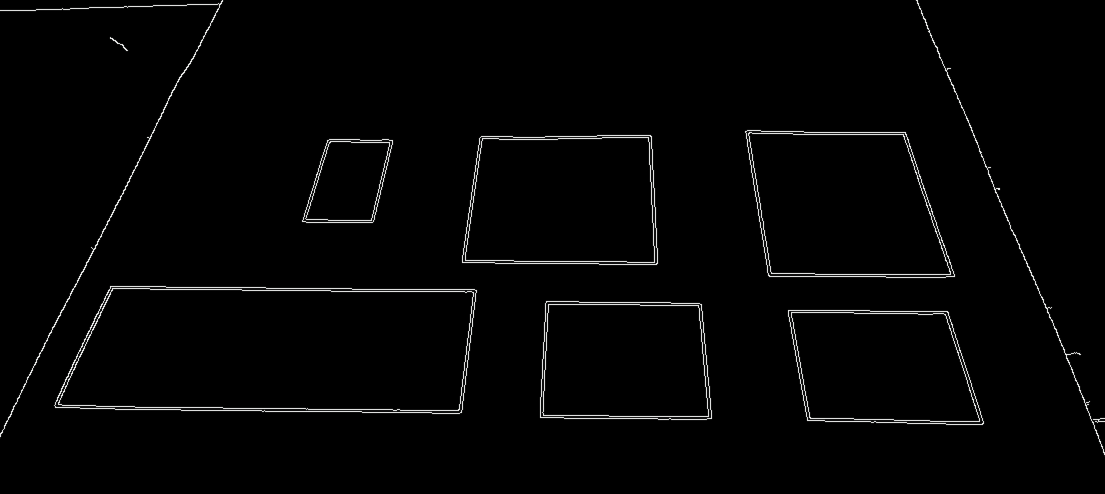
#> input picture daniel3.png, 2210 x 988 px, given in place of the camera (shown at 1/2 size)
$ python backup.py   (older library calls are emulated)
#> lines starting #> are read from the running program, lines starting #| are printed output that depends on the picture; after the words box and inside, x2 and y2 are one past the last pixel; in counts of white or black regions, pixels touching at a corner belong together
### detect_shapes.py
import numpy as np
import cv2
from boundingpoly import BoundingPoly

# Documentation
# https://docs.opencv.org/3.3.1/d4/d73/tutorial_py_contours_begin.html
# https://docs.opencv.org/3.3.1/d4/d73/tutorial_py_contours_begin.html
# https://docs.opencv.org/3.3.1/d6/d6e/group__imgproc__draw.html#ga746c0625f1781f1ffc9056259103edbc

class ShapeDetector:
    def __init__(self,left,right,top,bottom):
        self.bounding_boxes = []
        self.left = left
        self.right = right
        self.top = top
        self.bottom = bottom
    #img = cv2.imread(img)
   # gray = cv2.cvtColor(img, cv2.COLOR_BGR2GRAY)

    def find_bounding_boxes(self,gray_img):
        #ret,thresh = cv2.threshold(gray,127,255,1)
        self.bounding_boxes = []
        #newimg,contours,h = cv2.findContours(gray,1,cv2.CHAIN_APPROX_SIMPLE)
        newimg,contours,h = cv2.findContours(gray_img,1,cv2.CHAIN_APPROX_SIMPLE)
        # ContourApproximationModes CHAIN_APPROX_SIMPLE only stores 4 of these points

        for cnt in contours:
            approx = cv2.approxPolyDP(cnt,0.01*cv2.arcLength(cnt,True),True)
            if len(approx)==5:
                pass
               # print( "pentagon")
               #cv2.drawContours(img,[cnt],0,255,-1)
            elif len(approx)==3:
                pass
                #print( "tri")
                #cv2.drawContours(img,[cnt],0,(0,255,0),-1)
            elif len(approx)==4:
                #print( "square")
                points = []
                tuple_points = []

                # SWITCH AROUND THE X AND Y BEACUSE APPROX IS A WEIRD AF FUNCTION
                for i in range(len(approx)):
                    x,y = approx[i][0]
                    points.append([y, x])
                    tuple_points.append((y, x))
                poly = BoundingPoly(tuple_points)

                is_duplicate = False
                for i in range(len(self.bounding_boxes)):
                    if(self.bounding_boxes[i].equals(poly)):
                        is_duplicate = True
                if(is_duplicate is False and poly.is_valid_size() and self.is_in_bounds(poly)):
                    self.bounding_boxes.append(poly)
                    # only print if large enough

                    pts = np.array([points], np.int32)
                    pts = pts.reshape((-1,1,2))

                    # figuring out valid touch area
                    top_left = poly.get_valid_shape()[0]
                    bottom_right = poly.get_valid_shape()[3]

                    # https://docs.opencv.org/3.1.0/d6/d6e/group__imgproc__draw.html#ga07d2f74cadcf8e305e810ce8eed13bc9
                    # https://opencv-python-tutroals.readthedocs.io/en/latest/py_tutorials/py_gui/py_drawing_functions/py_drawing_functions.html
                     #self.draw_bounding_box(top_left,bottom_right,pts,tuple_points)
            elif len(approx) == 9:
                pass
                #print( "half circ")
                #cv2.drawContours(img,[cnt],0,(255,255,0),-1)
            elif len(approx) > 15:
                pass
               #print( "circle")
                #cv2.drawContours(img,[cnt],0,(0,255,255),-1)
        return self.bounding_boxes
    #returns if in the specified bounds
    def is_in_bounds(self,poly):
        for row, col in poly.points:
            if(row < self.top or row > self.bottom or col < self.left or col > self.right):
                return False
        return True

    # [6 lines left out: function draw_bounding_box, not called in this run]


# [11 lines of commented-out code are left out]

### boundingpoly.py
import numpy as np
class BoundingPoly :
    def __init__(self, points):
       self.points = points
       self.valid_size = 2000
       self.similar_threshold = 50
       self.valid_area_shift = 10

    # uses algorithm here: https://stackoverflow.com/questions/24467972/calculate-area-of-polygon-given-x-y-coordinates
    def get_area(self):
        x = []
        y = []
        for point in self.points:
            x.append(point[0])
            y.append(point[1])
        return 0.5*np.abs(np.dot(x,np.roll(y,1))-np.dot(y,np.roll(x,1)))

    def is_valid_size(self):
        if self.get_area() > self.valid_size:
            return True
        return False

    # returns the smaller version of the polygon that should be allowed for thresholding
    # for now return a rectangle
    def get_valid_shape(self):
        new_points = []
        min_x,min_y,max_y,max_x = [-1]*4

        sorted_x = sorted(self.points, key=lambda x: x[0])
        sorted_y = sorted(self.points, key=lambda x: x[1])

        # take the value that means bounding box is always inside polygon
        min_x = sorted_x[1][0]
        max_x = sorted_x[2][0]
        min_y = sorted_y[1][1]
        max_y = sorted_y[2][1]

        # shift a little bit
        min_x += self.valid_area_shift
        max_x -= self.valid_area_shift
        min_y += self.valid_area_shift
        max_y -= self.valid_area_shift

        new_points.append((min_x,min_y))

        new_points.append((max_x,min_y))
        new_points.append((min_x,max_y))
        new_points.append((max_x,max_y))
        return new_points
    def __str__(self):
        return "points: " + str(self.points) + " and area:" + str(self.get_area())
    def equals(self, other):
        points_similar = False
        for i in range(len(self.points)):
            x,y = self.points[i]
            x2,y2 = other.points[i]
            # if the points are close enough
            if(abs(x-x2) + abs(y-y2) < self.similar_threshold):
                points_similar = True
           # print(abs(x-x2) + abs(y-y2))

        if points_similar:
            return True
        return False

### backup.py
import cv2
import numpy as np
from detect_shapes import ShapeDetector

## BACK UP FROM AFTER REFACTORING (HAVEN't started looking for touch inmultiple boxes)
class Launchpad():

	def __init__(self):
		self.cap = cv2.VideoCapture(0)
		self.shape_detector = ShapeDetector(50, 1200, 100, 700)

	# [84 lines left out: functions has_changed, print_lowest_i, print_lowest_j, apply_kernel, check_past_frames, find_touch, not called in this run]


	def draw_hard_code(self, box, current_frame):

		for i, j in box:
			for x in range(-5, 6):
				for y in range(-5, 6):
					current_frame[i + x][j+ y] = 1


	def draw_shape_detector_box(self,current_frame):
		for i in (self.shape_detector.top, self.shape_detector.bottom):
			for j in range(self.shape_detector.left, self.shape_detector.right):
				for x in range(-5, 6):
					for y in range(-5, 6):
						current_frame[i + x][j+ y] = 1

		for j in (self.shape_detector.left, self.shape_detector.right):
			for i in range(self.shape_detector.top, self.shape_detector.bottom):
				for x in range(-5, 6):
					for y in range(-5, 6):
						current_frame[i + x][j+ y] = 1

	# [5 lines left out: function calibration_mode, not called in this run]
	def main(self):
		# past_frame = np.zeros((720,1080))

		past1_frame = np.zeros((720,1080))
		past2_frame = np.zeros((720,1080))
		count = 0
		while True:
			ret, frame = self.cap.read()
#> frame is the input picture: shape (988, 2210, 3); mean B, G, R 4.1, 4.1, 4.1
			frame = cv2.cvtColor(frame, cv2.COLOR_BGR2GRAY)
#> frame: shape (988, 2210)

			edges = cv2.Canny(frame, 100, 200)
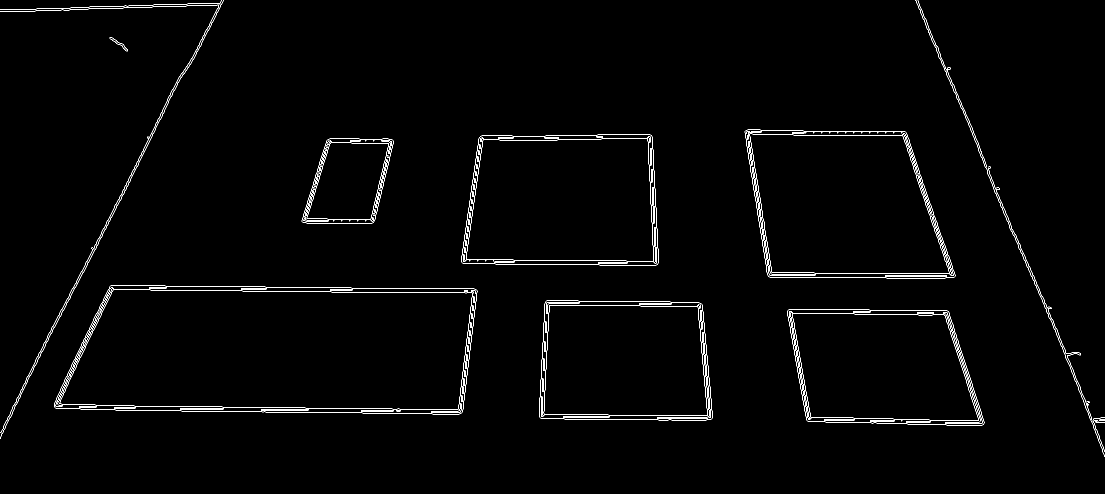
#> edges: shape (988, 2210) (shown at 1/2 size); 1.3% white in thin lines or dots


			boxes = self.shape_detector.find_bounding_boxes(edges)
#> in find_bounding_boxes, `newimg,contours,h = cv2.findContours(gray_img,1,cv2.CHAIN_APPROX_SIMPLE)`: contours = 336 contours, 306 with area under 20; largest, box (x1, y1, x2, y2) and area: (108, 571, 955, 829) 193552, (108, 571, 955, 829) 193496, (118, 578, 946, 820) 177585, (118, 578, 946, 820) 177533, (1489, 259, 1911, 557) 101864; h = 336 rows, first 6: [1, -1, -1, -1], [2, 0, -1, -1], [3, 1, -1, -1], [4, 2, -1, -1], [5, 3, -1, -1], [6, 4, -1, -1]
#> the loop in find_bounding_boxes, `for cnt in contours:` made 336 passes
#> (pts, top_left, bottom_right) on pass 276: ([[279, 655], [281, 786], [446, 744], [442, 603]], (291, 665), (432, 734))
#> approx on passes 23, 24, 25, 26, 54: [[228, 816], [231, 817], [270, 817], [231, 817]], [[228, 814], [268, 814], [271, 815], [268, 814]], [[158, 814], [161, 815], [192, 815], [161, 815]], [[158, 812], [190, 812], [193, 813], [190, 812]], [[1408, 686], [1421, 834], [1417, 835], [1421, 835]]
#> after the loop in find_bounding_boxes, `for cnt in contours:`: self.bounding_boxes = 1 item
#> boxes = 1 item

			current_frame = edges/255
#> current_frame: shape (988, 2210) float64; values 0 (black) and 1 (white), 1.3% white in thin lines or dots

			box = [(330, 570), (370, 570), (330, 620),(370, 620)]
			self.draw_hard_code(box, current_frame)

			self.draw_shape_detector_box(current_frame)
#> after the loop in draw_shape_detector_box, `for i in (self.shape_detector.top, self.shape_detector.bottom):`:
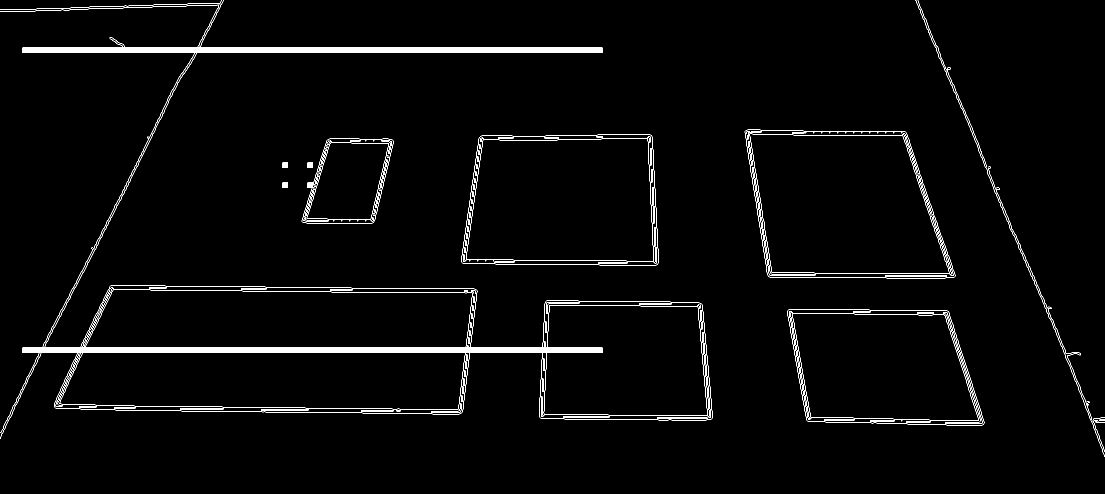
#> current_frame: shape (988, 2210) float64 (shown at 1/2 size); values 0 (black) and 1 (white), 2.5% white; 314 white regions (181 under 20 px), largest, box (x1, y1, x2, y2) and area: (0, 0, 1425, 878) 34669, (1489, 259, 1911, 557) 1289, (923, 269, 1317, 531) 1247
#> after the loop in draw_shape_detector_box, `for j in (self.shape_detector.left, self.shape_detector.right):`:
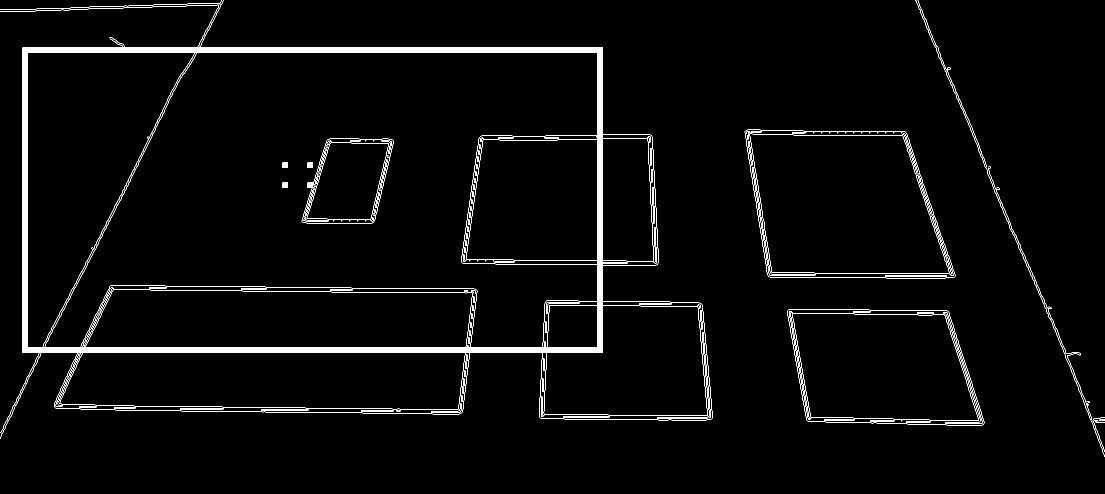
#> current_frame: shape (988, 2210) float64 (shown at 1/2 size); values 0 (black) and 1 (white), 3.1% white; 308 white regions (179 under 20 px), largest, box (x1, y1, x2, y2) and area: (0, 0, 1425, 878) 50125, (1489, 259, 1911, 557) 1289, (1498, 266, 1900, 548) 1234

			print("========= BOXeS ==========")
			for poly in boxes:
				print(poly)
				print("\n")
				for i, j in poly.points:
					for x in range(-5, 6):
						for y in range(-5, 6):
							current_frame[i + x][j+ y] = 1
#> this loop made 1 pass
#| points: [(279, 655), (281, 786), (446, 744), (442, 603)] and area:22445.0
#> current_frame: shape (988, 2210) float64; values 0 (black) and 1 (white), 3.1% white; 298 white regions (173 under 20 px), largest, box (x1, y1, x2, y2) and area: (0, 0, 1425, 878) 50125, (598, 274, 792, 452) 1863, (1489, 259, 1911, 557) 1289
			print("========== END BOXES =======")

			kernel = [[1 for x in range(10)] for y in range(2)]
#> kernel = [[1, 1, 1, 1, 1, 1, 1, 1, 1, 1], [1, 1, 1, 1, 1, 1, 1, 1, 1, 1]]
			threshold = 6
			kernel_group = (kernel, threshold)
#> kernel_group = ([[1, 1, 1, 1, 1, 1, 1, 1, 1, 1], [1, 1, 1, 1, 1, 1, 1, 1, 1, 1]], 6)
			frames = (current_frame, past1_frame, past2_frame)

			# [8 lines of commented-out code are left out]

			cv2.imshow('current frame', current_frame)

			keypress = cv2.waitKey(1) & 0xFF
#> (key q is pressed here)
			if keypress == ord('q'):
				break

			elif keypress == ord('c'):
				self.calibration_mode()

			# past_frame = current_frame

			past2_frame, past1_frame = past1_frame, current_frame

		self.cap.release()
		cv2.destroyAllWindows()

L = Launchpad()


# [31 lines of commented-out code are left out]


L.main()
